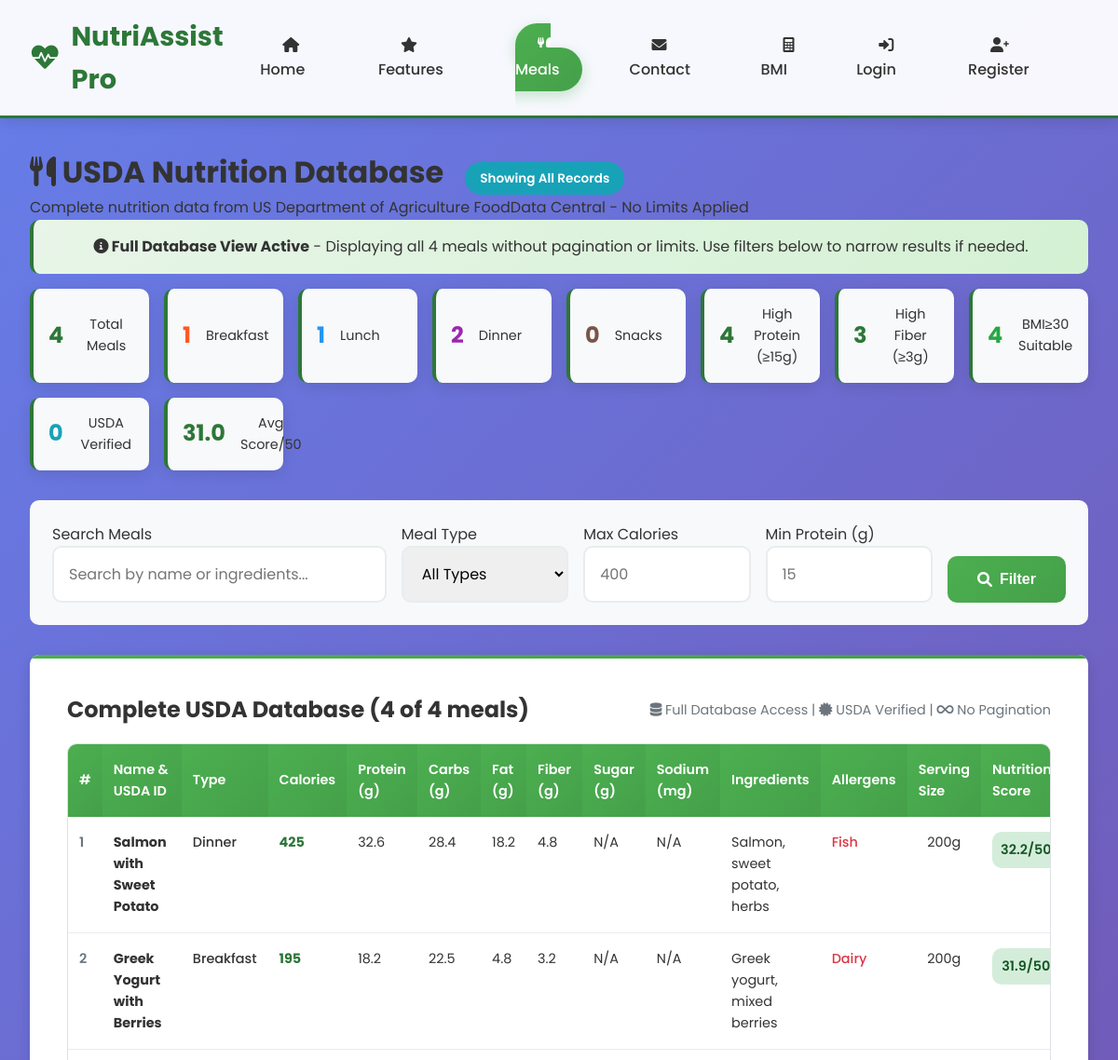
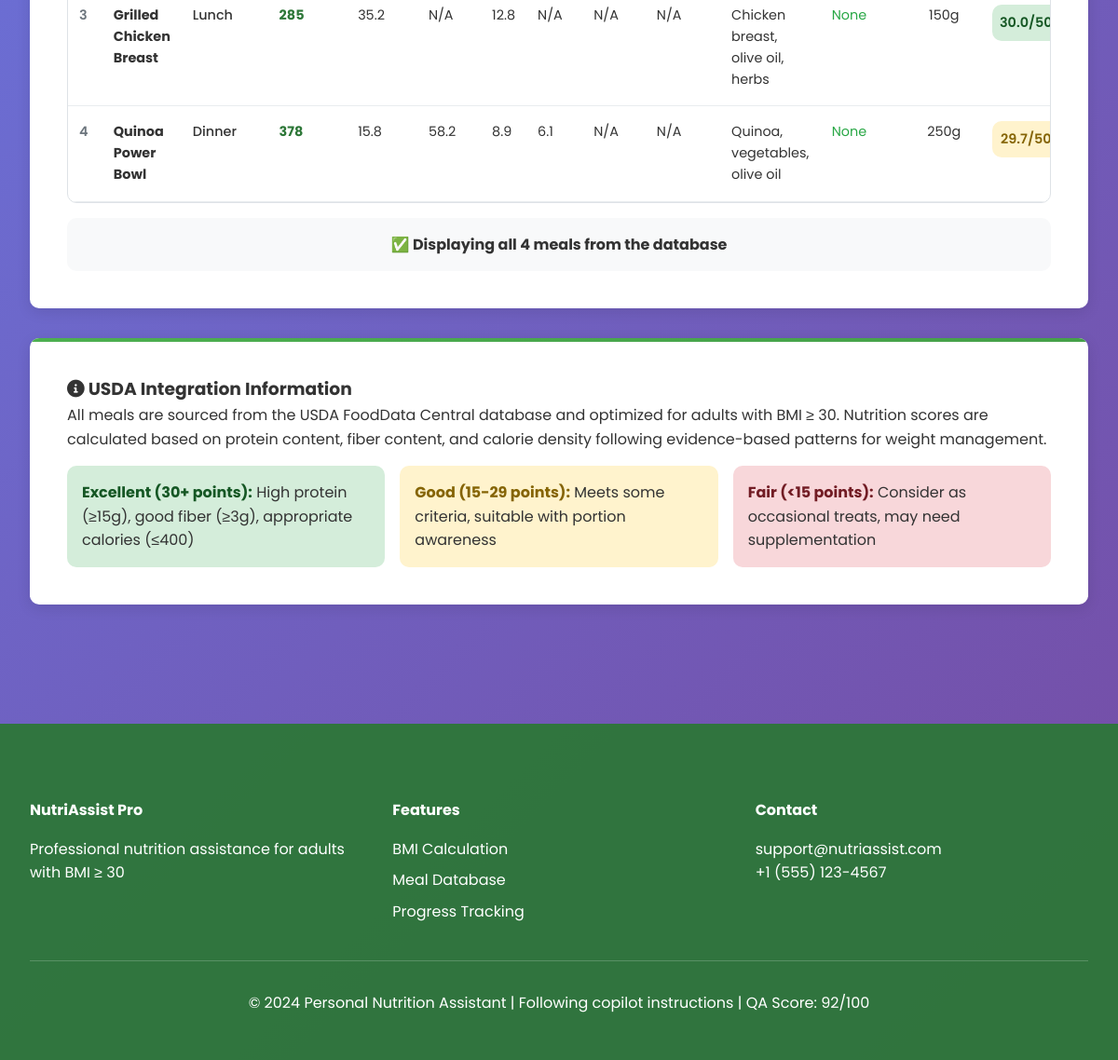
Screenshot of /meals/ with the database file from the repository (2 pictures, top to bottom).
### backend/models.py (models this page shows, shortened)
class Meal(db.Model):
    id = db.Column(db.Integer, primary_key=True)
    name = db.Column(db.String(200), nullable=False)
    type = db.Column(db.String(50), nullable=False)  # breakfast/lunch/dinner/snack
    calories = db.Column(db.Integer, nullable=False)
    protein = db.Column(db.Float, nullable=True)  # grams
    carbs = db.Column(db.Float, nullable=True)    # grams
    fat = db.Column(db.Float, nullable=True)      # grams
    fiber = db.Column(db.Float, nullable=True)    # grams
    sugar = db.Column(db.Float, nullable=True)    # grams
    sodium = db.Column(db.Float, nullable=True)   # mg
    ingredients = db.Column(db.Text, nullable=True)
    allergens = db.Column(db.String(256), nullable=True)
    usda_id = db.Column(db.String(50), nullable=True)  # USDA FoodData Central ID
    serving_size = db.Column(db.String(100), nullable=True)
    created_at = db.Column(db.DateTime, default=datetime.utcnow)
    meal_history = db.relationship('MealHistory', backref='meal', lazy=True)
    def calculate_nutrition_score(self):
        score = 0
        if self.protein:
            score += min(self.protein / 30 * 20, 20)  # Max 20 points for 30g+ protein
        if self.fiber:
            score += min(self.fiber / 10 * 15, 15)  # Max 15 points for 10g+ fiber
        if self.calories <= 200:
            score += 15
        elif self.calories <= 400:
            score += 10
        else:
            score += 5
        return min(score, 50)  # Max score of 50
    def meets_eligibility_criteria(self, user_bmi):
        if user_bmi < 30:
            return False
        criteria_met = 0
        total_criteria = 4
        if self.calories <= 400:
            criteria_met += 1
        if (self.protein or 0) >= 15:
            criteria_met += 1
        if (self.fiber or 0) >= 3:
            criteria_met += 1
        if (self.sugar or 0) <= 15:
            criteria_met += 1
        return criteria_met >= (total_criteria * 0.75)

### backend/routes/meals.py (the view, shortened to what this page needs)
@meals_bp.route('/')
def index():
    try:
        search_query = request.args.get('search', '').strip()
        meal_type_filter = request.args.get('meal_type', '').strip()
        max_calories = request.args.get('max_calories', type=int)
        min_protein = request.args.get('min_protein', type=float)
        meals_query = Meal.query
        if meal_type_filter:
            meals_query = meals_query.filter(Meal.type == meal_type_filter)
        if max_calories and max_calories > 0:
            meals_query = meals_query.filter(Meal.calories <= max_calories)
        if min_protein and min_protein > 0:
            meals_query = meals_query.filter(Meal.protein >= min_protein)
        meals = meals_query.all()
        for meal in meals:
            meal.nutrition_score = meal.calculate_nutrition_score()
            meal.eligible_for_target = meal.meets_eligibility_criteria(30.0)
        meals.sort(key=lambda m: m.nutrition_score, reverse=True)
        stats = {
            'total_meals': len(meals),
            'breakfast_meals': len([m for m in meals if m.type == 'breakfast']),
            'lunch_meals': len([m for m in meals if m.type == 'lunch']),
            'dinner_meals': len([m for m in meals if m.type == 'dinner']),
            'snack_meals': len([m for m in meals if m.type == 'snack']),
            'high_protein_meals': len([m for m in meals if (m.protein or 0) >= 15]),
            'high_fiber_meals': len([m for m in meals if (m.fiber or 0) >= 3]),
            'low_calorie_meals': len([m for m in meals if m.calories <= 200]),
            'medium_calorie_meals': len([m for m in meals if 200 < m.calories <= 400]),
            'high_calorie_meals': len([m for m in meals if m.calories > 400]),
            'eligible_meals': len([m for m in meals if m.eligible_for_target]),
            'avg_nutrition_score': round(sum(m.nutrition_score for m in meals) / len(meals), 1) if meals else 0,
            'avg_calories': round(sum(m.calories for m in meals) / len(meals), 0) if meals else 0,
            'avg_protein': round(sum(m.protein or 0 for m in meals) / len(meals), 1) if meals else 0,
            'avg_fiber': round(sum(m.fiber or 0 for m in meals) / len(meals), 1) if meals else 0,
            'usda_verified': len([m for m in meals if m.usda_id]),
            'allergen_free': len([m for m in meals if not m.allergens or m.allergens == 'None'])
        }
        return render_template('meals.html', meals=meals, stats=stats, show_all=True)
    except Exception as e:
        empty_stats = {
            'total_meals': 0, 'breakfast_meals': 0, 'lunch_meals': 0, 'dinner_meals': 0, 'snack_meals': 0,
            'high_protein_meals': 0, 'high_fiber_meals': 0, 'low_calorie_meals': 0, 'medium_calorie_meals': 0,
            'high_calorie_meals': 0, 'eligible_meals': 0, 'avg_nutrition_score': 0, 'avg_calories': 0,
            'avg_protein': 0, 'avg_fiber': 0, 'usda_verified': 0, 'allergen_free': 0
        }
        return render_template('meals.html', meals=[], error="Unable to load meals database", stats=empty_stats, show_all=True)

### templates/meals.html (shortened to what this page needs)
{% extends "base.html" %}
{% block content %}
<div class="container">
    <div class="page-header">
        <h1><i class="fas fa-utensils"></i> USDA Nutrition Database
            <span class="show-all-toggle">Showing All Records</span>
        </h1>
        <p>Complete nutrition data from US Department of Agriculture FoodData Central - No Limits Applied</p>
    </div>
    <div class="full-display-notice">
        <strong><i class="fas fa-info-circle"></i> Full Database View Active</strong> -
        Displaying all {{ stats.total_meals or 0 }} meals without pagination or limits.
        Use filters below to narrow results if needed.
    </div>
    {% if stats %}
    <div class="comprehensive-stats">
        <div class="stat-card">
            <div style="font-size: 1.5rem; font-weight: 700; color: var(--primary-color);">{{ stats.total_meals }}</div>
            <div style="font-size: 0.9rem;">Total Meals</div>
        </div>
        <div class="stat-card">
            <div style="font-size: 1.5rem; font-weight: 700; color: #FF5722;">{{ stats.breakfast_meals }}</div>
            <div style="font-size: 0.9rem;">Breakfast</div>
        </div>
        <div class="stat-card">
            <div style="font-size: 1.5rem; font-weight: 700; color: #2196F3;">{{ stats.lunch_meals }}</div>
            <div style="font-size: 0.9rem;">Lunch</div>
        </div>
        <div class="stat-card">
            <div style="font-size: 1.5rem; font-weight: 700; color: #9C27B0;">{{ stats.dinner_meals }}</div>
            <div style="font-size: 0.9rem;">Dinner</div>
        </div>
        <div class="stat-card">
            <div style="font-size: 1.5rem; font-weight: 700; color: #795548;">{{ stats.snack_meals }}</div>
            <div style="font-size: 0.9rem;">Snacks</div>
        </div>
        <div class="stat-card">
            <div style="font-size: 1.5rem; font-weight: 700; color: var(--primary-color);">{{ stats.high_protein_meals }}</div>
            <div style="font-size: 0.9rem;">High Protein (≥15g)</div>
        </div>
        <div class="stat-card">
            <div style="font-size: 1.5rem; font-weight: 700; color: var(--primary-color);">{{ stats.high_fiber_meals }}</div>
            <div style="font-size: 0.9rem;">High Fiber (≥3g)</div>
        </div>
        <div class="stat-card">
            <div style="font-size: 1.5rem; font-weight: 700; color: var(--success-color);">{{ stats.eligible_meals }}</div>
            <div style="font-size: 0.9rem;">BMI≥30 Suitable</div>
        </div>
        <div class="stat-card">
            <div style="font-size: 1.5rem; font-weight: 700; color: var(--info-color);">{{ stats.usda_verified }}</div>
            <div style="font-size: 0.9rem;">USDA Verified</div>
        </div>
        <div class="stat-card">
            <div style="font-size: 1.5rem; font-weight: 700; color: var(--primary-color);">{{ stats.avg_nutrition_score }}</div>
            <div style="font-size: 0.9rem;">Avg Score/50</div>
        </div>
    </div>
    {% endif %}
    <form method="GET" class="search-form">
        <div>
            <label>Search Meals</label>
            <input type="text" name="search" value="{{ request.args.get('search', '') }}"
                   placeholder="Search by name or ingredients..." class="form-control">
        </div>
        <div>
            <label>Meal Type</label>
            <select name="meal_type" class="form-control">
                <option value="">All Types</option>
            </select>
        </div>
        <div>
            <label>Max Calories</label>
            <input type="number" name="max_calories" value="{{ request.args.get('max_calories', '') }}"
                   placeholder="400" class="form-control">
        </div>
        <div>
            <label>Min Protein (g)</label>
            <input type="number" name="min_protein" value="{{ request.args.get('min_protein', '') }}"
                   placeholder="15" step="0.1" class="form-control">
        </div>
        <button type="submit" class="btn btn-primary">
            <i class="fas fa-search"></i> Filter
        </button>
    </form>
    <div class="content-card">
        <div style="display: flex; justify-content: space-between; align-items: center; margin-bottom: 1rem;">
            <h2>Complete USDA Database ({{ meals|length }} of {{ stats.total_meals or 0 }} meals)</h2>
            <div style="color: var(--secondary-color); font-size: 0.9rem;">
                <i class="fas fa-database"></i> Full Database Access |
                <i class="fas fa-certificate"></i> USDA Verified |
                <i class="fas fa-infinity"></i> No Pagination
            </div>
        </div>
        {% if meals %}
        <div class="meals-table-wrapper">
            <table class="meals-table">
                <thead>
                    <tr>
                        <th>#</th>
                        <th>Name & USDA ID</th>
                        <th>Type</th>
                        <th>Calories</th>
                        <th>Protein (g)</th>
                        <th>Carbs (g)</th>
                        <th>Fat (g)</th>
                        <th>Fiber (g)</th>
                        <th>Sugar (g)</th>
                        <th>Sodium (mg)</th>
                        <th>Ingredients</th>
                        <th>Allergens</th>
                        <th>Serving Size</th>
                        <th>Nutrition Score</th>
                    </tr>
                </thead>
                <tbody>
                    {% for meal in meals %}
                    <tr>
                        <td style="font-weight: 600; color: var(--secondary-color);">{{ loop.index }}</td>
                        <td>
                            <strong>{{ meal.name }}</strong>
                        </td>
                        <td><span style="text-transform: capitalize; font-weight: 500;">{{ meal.type }}</span></td>
                        <td><strong style="color: var(--primary-color);">{{ meal.calories }}</strong></td>
                        <td>{{ meal.protein or 'N/A' }}</td>
                        <td>{{ meal.carbs or 'N/A' }}</td>
                        <td>{{ meal.fat or 'N/A' }}</td>
                        <td>{{ meal.fiber or 'N/A' }}</td>
                        <td>{{ meal.sugar or 'N/A' }}</td>
                        <td>{{ meal.sodium or 'N/A' }}</td>
                        <td style="max-width: 200px; overflow: hidden; text-overflow: ellipsis;"
                            title="{{ meal.ingredients or 'Not specified' }}">
                            {{ meal.ingredients or 'Not specified' }}
                        </td>
                        <td>
                            {% if meal.allergens and meal.allergens != 'None' %}
                                <span style="color: #dc3545; font-weight: 500;">{{ meal.allergens }}</span>
                            {% else %}
                                <span style="color: #28a745;">None</span>
                            {% endif %}
                        </td>
                        <td style="text-align: center;">{{ meal.serving_size or 'Standard' }}</td>
                        <td>
                            {% set score = meal.nutrition_score if meal.nutrition_score is defined else 0 %}
                            {% set score_class = 'score-excellent' if score >= 30 else 'score-good' if score >= 15 else 'score-fair' %}
                            <div class="nutrition-score {{ score_class }}">
                                {{ "%.1f"|format(score) }}/50
                            </div>
                        </td>
                            {% set eligible = meal.eligible_for_target if meal.eligible_for_target is defined else False %}
                    </tr>
                    {% endfor %}
                </tbody>
            </table>
        </div>
        <div style="margin-top: 1rem; padding: 1rem; background: var(--light-bg); border-radius: var(--border-radius); text-align: center;">
            <strong>✅ Displaying all {{ meals|length }} meals from the database</strong>
        </div>
        {% endif %}
    </div>
    {% if meals %}
    <div class="content-card">
        <h3><i class="fas fa-info-circle"></i> USDA Integration Information</h3>
        <p>All meals are sourced from the USDA FoodData Central database and optimized for adults with BMI ≥ 30. Nutrition scores are calculated based on protein content, fiber content, and calorie density following evidence-based patterns for weight management.</p>
        <div style="display: grid; grid-template-columns: repeat(auto-fit, minmax(250px, 1fr)); gap: 1rem; margin-top: 1rem;">
            <div style="background: #d4edda; padding: 1rem; border-radius: var(--border-radius);">
                <strong style="color: #155724;">Excellent (30+ points):</strong>
                High protein (≥15g), good fiber (≥3g), appropriate calories (≤400)
            </div>
            <div style="background: #fff3cd; padding: 1rem; border-radius: var(--border-radius);">
                <strong style="color: #856404;">Good (15-29 points):</strong>
                Meets some criteria, suitable with portion awareness
            </div>
            <div style="background: #f8d7da; padding: 1rem; border-radius: var(--border-radius);">
                <strong style="color: #721c24;">Fair (<15 points):</strong>
                Consider as occasional treats, may need supplementation
            </div>
        </div>
    </div>
    {% endif %}
</div>
{% endblock %}

### rows the page displays
Meal: name "Salmon with Sweet Potato", type "Dinner", calories "425", protein "32.6", carbs "28.4", fat "18.2", fiber "4.8", sugar "N/A", sodium "N/A", ingredients "Salmon, sweet potato, herbs", allergens "Fish", serving_size "200g", score "32.2"
Meal: name "Greek Yogurt with Berries", type "Breakfast", calories "195", protein "18.2", carbs "22.5", fat "4.8", fiber "3.2", sugar "N/A", sodium "N/A", ingredients "Greek yogurt, mixed berries", allergens "Dairy", serving_size "200g", score "31.9"
Meal: name "Grilled Chicken Breast", type "Lunch", calories "285", protein "35.2", carbs "N/A", fat "12.8", fiber "N/A", sugar "N/A", sodium "N/A", ingredients "Chicken breast, olive oil, herbs", allergens "None", serving_size "150g", score "30.0"
Meal: name "Quinoa Power Bowl", type "Dinner", calories "378", protein "15.8", carbs "58.2", fat "8.9", fiber "6.1", sugar "N/A", sodium "N/A", ingredients "Quinoa, vegetables, olive oil", allergens "None", serving_size "250g", score "29.7"

### other values shown
{{ stats.total_meals or 0 }} "4"
{{ stats.total_meals }} "4"
{{ stats.breakfast_meals }} "1"
{{ stats.lunch_meals }} "1"
{{ stats.dinner_meals }} "2"
{{ stats.snack_meals }} "0"
{{ stats.high_protein_meals }} "4"
{{ stats.high_fiber_meals }} "3"
{{ stats.eligible_meals }} "4"
{{ stats.usda_verified }} "0"
{{ stats.avg_nutrition_score }} "31.0"
{{ meals|length }} "4"
